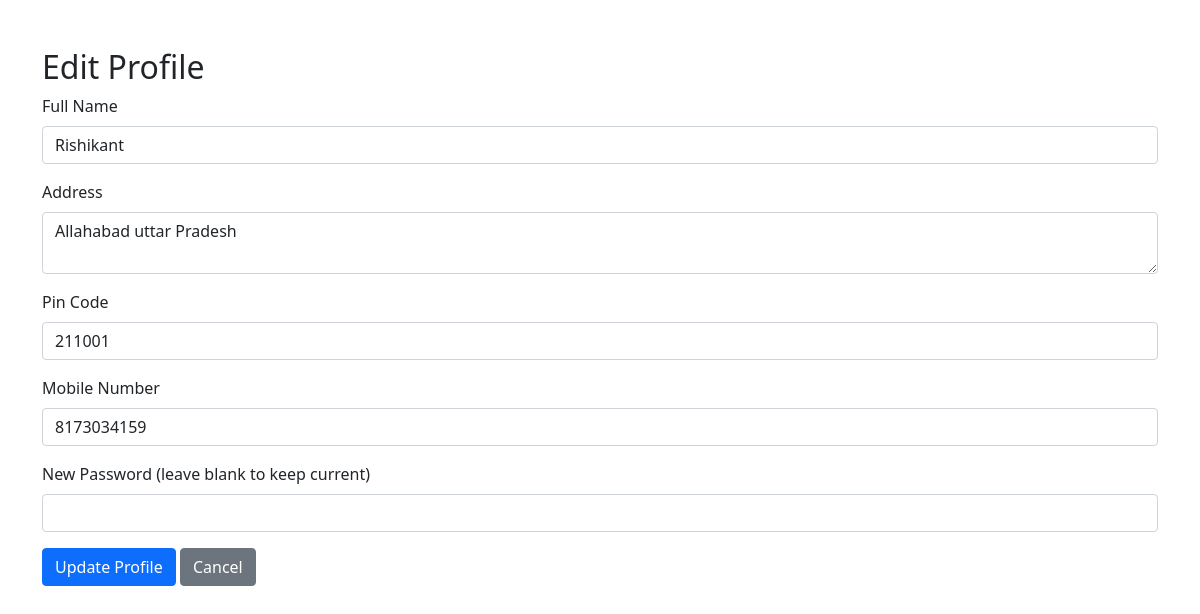
Screenshot of /edit_profile (signed in) with the database file from the repository.
### application/models.py (models this page shows)
class User(db.Model):
    id = db.Column(db.Integer, primary_key=True)
    username = db.Column(db.String(150), unique=True, nullable=False)
    password = db.Column(db.String(150), nullable=False)
    role = db.Column(db.String(10), nullable=False)
    fullname = db.Column(db.String(100))
    address = db.Column(db.String(200))
    pin_code = db.Column(db.String(10))
    mobile_number = db.Column(db.String(15))

### application/controllers.py (the view, shortened to what this page needs)
@app.route('/edit_profile', methods=['GET', 'POST'])
def edit_profile():
    user_id = session.get('user_id')
    if not user_id:
        flash('Please log in to access this page.', 'danger')
        return redirect("/login")
    user = User.query.get(user_id)
    return render_template('edit_profile.html', this_user=user)

### templates/edit_profile.html (shortened to what this page needs)
<!DOCTYPE html>
<html lang="en">
  <head>
    <link
      href="https://cdn.jsdelivr.net/npm/bootstrap@5.0.2/dist/css/bootstrap.min.css"
      rel="stylesheet"
    />
  </head>
  <body>
    <div class="container mt-5">
      <h2>Edit Profile</h2>
      <form method="POST" action="/edit_profile">
        <div class="mb-3">
          <label for="fullname" class="form-label">Full Name</label>
          <input
            type="text"
            class="form-control"
            id="fullname"
            name="fullname"
            value="{{ this_user.fullname }}"
            required
          />
        </div>
        <div class="mb-3">
          <label for="address" class="form-label">Address</label>
          <textarea
            class="form-control"
            id="address"
            name="address"
            rows="2"
            required
          >
{{ this_user.address }}</textarea
          >
        </div>
        <div class="mb-3">
          <label for="pin_code" class="form-label">Pin Code</label>
          <input
            type="text"
            class="form-control"
            id="pin_code"
            name="pin_code"
            value="{{ this_user.pin_code }}"
            required
          />
        </div>
        <div class="mb-3">
          <label for="mobile_number" class="form-label">Mobile Number</label>
          <input
            type="text"
            class="form-control"
            id="mobile_number"
            name="mobile_number"
            value="{{ this_user.mobile_number }}"
            required
          />
        </div>
        <div class="mb-3">
          <label for="password" class="form-label"
            >New Password (leave blank to keep current)</label
          >
          <input
            type="password"
            class="form-control"
            id="password"
            name="password"
          />
        </div>
        <button type="submit" class="btn btn-primary">Update Profile</button>
        <a href="/user_dashboard/{{ this_user.id }}" class="btn btn-secondary"
          >Cancel</a
        >
      </form>
    </div>
  </body>
</html>

### rows the page displays
User: fullname "Rishikant", address "Allahabad uttar Pradesh", pin_code "211001", mobile_number "8173034159"
